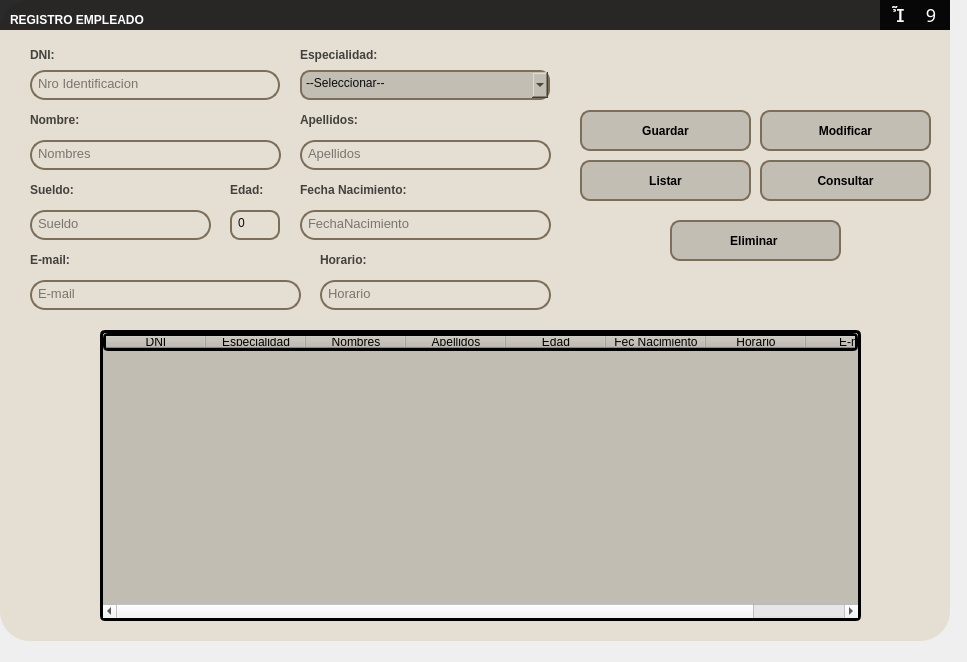
<?xml version="1.0" encoding="UTF-8"?>
<ui version="4.0">
 <class>MainWindow</class>
 <widget class="QMainWindow" name="MainWindow">
  <property name="geometry">
   <rect>
    <x>0</x>
    <y>0</y>
    <width>967</width>
    <height>662</height>
   </rect>
  </property>
  <property name="windowTitle">
   <string>MainWindow</string>
  </property>
  <widget class="QWidget" name="centralwidget">
   <widget class="QWidget" name="widget" native="true">
    <property name="geometry">
     <rect>
      <x>-20</x>
      <y>-20</y>
      <width>1000</width>
      <height>671</height>
     </rect>
    </property>
    <property name="styleSheet">
     <string notr="true">QPushButton#Insertar{
	background-color: qlineargradient(spread:pad, x1:0, y1:0, x2:1, y2:0, stop:0 rgba(11,131,120,219), stop:1 rgba(85,98,112,226));
	color:rgba(255,255,255,210);
	border-radius:5px;
}

QPushButton#Insertar:hover{
	background-color: qlineargradient(spread:pad, x1:0, y1:0, x2:1, y2:0, stop:0 rgba(150,123,111,219), stop:1 rgba(85,81,84,226));

}

QPushButton#Insertar:pressed{
	padding-left:5px;
	padding-top:5px;
	background-color:rgba(150,123,111,255);
}

QPushButton#btnListar{
	background-color: qlineargradient(spread:pad, x1:0, y1:0, x2:1, y2:0, stop:0  #efa114, stop:1 #fccc7c );
	color:rgba(255,255,255,210);
	border:5px solid #00000;
}

QPushButton#btnListar:hover{
	background-color: qlineargradient(spread:pad, x1:0, y1:0, x2:1, y2:0, stop:0 rgba(150,123,111,219), stop:1 rgba(85,81,84,226));
	border: 2px solid #FFFFFF;

}

QPushButton#btnListar:pressed{
	padding-left:5px;
	padding-top:5px;
	background-color:rgba(150,123,111,255);
}

QPushButton#btnGuardar{
	background-color: qlineargradient(spread:pad, x1:0, y1:0, x2:1, y2:0, stop:0 #efa114, stop:1 #fccc7c );
	color:rgba(255,255,255,210);
	border:5px solid #00000;
}

QPushButton#btnGuardar:hover{
	background-color: qlineargradient(spread:pad, x1:0, y1:0, x2:1, y2:0, stop:0 rgba(150,123,111,219), stop:1 rgba(85,81,84,226));
	border: 2px solid #FFFFFF;

}

QPushButton#btnGuardar:pressed{
	padding-left:5px;
	padding-top:5px;
	background-color: #efa114;
}

QPushButton#btnModificar{
	background-color: qlineargradient(spread:pad, x1:0, y1:0, x2:1, y2:0, stop:0 #efa114, stop:1 #fccc7c );
	color:rgba(255,255,255,210);
	border:5px solid #00000;
}

QPushButton#btnModificar:hover{
	background-color: qlineargradient(spread:pad, x1:0, y1:0, x2:1, y2:0, stop:0 rgba(150,123,111,219), stop:1 rgba(85,81,84,226));
	border: 2px solid #FFFFFF;

}

QPushButton#btnModificar:pressed{
	padding-left:5px;
	padding-top:5px;
	background-color: #efa114;
}

QPushButton#btnConsultar{
	background-color: qlineargradient(spread:pad, x1:0, y1:0, x2:1, y2:0, stop:0 #efa114, stop:1 #fccc7c );
	color:rgba(255,255,255,210);
	border:5px solid #00000;
}

QPushButton#btnConsultar:hover{
	background-color: qlineargradient(spread:pad, x1:0, y1:0, x2:1, y2:0, stop:0 rgba(150,123,111,219), stop:1 rgba(85,81,84,226));
	border: 2px solid #FFFFFF;

}

QPushButton#btnConsultar:pressed{
	padding-left:5px;
	padding-top:5px;
	background-color: #efa114;
}

QPushButton#btnEliminar{
	background-color: qlineargradient(spread:pad, x1:0, y1:0, x2:1, y2:0, stop:0 #efa114, stop:1 #fccc7c );
	color:rgba(255,255,255,210);
	border:5px solid #00000;
}

QPushButton#btnEliminar:hover{
	background-color: qlineargradient(spread:pad, x1:0, y1:0, x2:1, y2:0, stop:0 rgba(150,123,111,219), stop:1 rgba(85,81,84,226));
	border: 2px solid #FFFFFF;

}

QPushButton#btnEliminar:pressed{
	padding-left:5px;
	padding-top:5px;
	background-color: #efa114;
}




</string>
    </property>
    <widget class="QLabel" name="label">
     <property name="geometry">
      <rect>
       <x>20</x>
       <y>20</y>
       <width>950</width>
       <height>641</height>
      </rect>
     </property>
     <property name="styleSheet">
      <string notr="true">background-color:#e4ded3;
border-radius:30px</string>
     </property>
     <property name="text">
      <string/>
     </property>
    </widget>
    <widget class="QWidget" name="widget_2" native="true">
     <property name="geometry">
      <rect>
       <x>20</x>
       <y>20</y>
       <width>950</width>
       <height>30</height>
      </rect>
     </property>
     <property name="styleSheet">
      <string notr="true">background-color:rgba(0,0,0,210);
</string>
     </property>
     <widget class="QWidget" name="horizontalWidget_3" native="true">
      <property name="geometry">
       <rect>
        <x>880</x>
        <y>0</y>
        <width>70</width>
        <height>30</height>
       </rect>
      </property>
      <property name="styleSheet">
       <string notr="true">QPushButton{
	background-color:rgba(0,0,0,0);
	color:rgb(255,255,255);
	border-radius:1px;
	font-size:18px;
	font-family:dripicons-v2;
}

QPushButton:hover{
	background-color:rgb(49,48,53)
}

QPushButton#cerrar:hover{
	background-color:rgb(232,17,25)
}

QpushButton:pressed{
	padding-top:5px;
 	padding-left:5px;
}
</string>
      </property>
      <layout class="QHBoxLayout" name="horizontalLayout_3">
       <property name="spacing">
        <number>0</number>
       </property>
       <property name="leftMargin">
        <number>0</number>
       </property>
       <property name="topMargin">
        <number>0</number>
       </property>
       <property name="rightMargin">
        <number>0</number>
       </property>
       <property name="bottomMargin">
        <number>0</number>
       </property>
       <item>
        <widget class="QPushButton" name="btnMinizar">
         <property name="minimumSize">
          <size>
           <width>30</width>
           <height>30</height>
          </size>
         </property>
         <property name="maximumSize">
          <size>
           <width>30</width>
           <height>30</height>
          </size>
         </property>
         <property name="text">
          <string></string>
         </property>
        </widget>
       </item>
       <item>
        <widget class="QPushButton" name="btnCerrar">
         <property name="minimumSize">
          <size>
           <width>30</width>
           <height>30</height>
          </size>
         </property>
         <property name="maximumSize">
          <size>
           <width>30</width>
           <height>30</height>
          </size>
         </property>
         <property name="text">
          <string>9</string>
         </property>
        </widget>
       </item>
      </layout>
     </widget>
    </widget>
    <widget class="QLabel" name="label_2">
     <property name="geometry">
      <rect>
       <x>30</x>
       <y>25</y>
       <width>200</width>
       <height>30</height>
      </rect>
     </property>
     <property name="font">
      <font>
       <pointsize>9</pointsize>
       <weight>75</weight>
       <bold>true</bold>
      </font>
     </property>
     <property name="styleSheet">
      <string notr="true">color:rgba(255,255,255,255)</string>
     </property>
     <property name="text">
      <string>REGISTRO EMPLEADO</string>
     </property>
    </widget>
    <widget class="QLabel" name="label_4">
     <property name="geometry">
      <rect>
       <x>50</x>
       <y>65</y>
       <width>151</width>
       <height>20</height>
      </rect>
     </property>
     <property name="font">
      <font>
       <pointsize>9</pointsize>
       <weight>75</weight>
       <bold>true</bold>
      </font>
     </property>
     <property name="styleSheet">
      <string notr="true">color:rgba(0,0,0,180)</string>
     </property>
     <property name="text">
      <string>DNI:</string>
     </property>
    </widget>
    <widget class="QLabel" name="label_5">
     <property name="geometry">
      <rect>
       <x>50</x>
       <y>130</y>
       <width>71</width>
       <height>20</height>
      </rect>
     </property>
     <property name="font">
      <font>
       <pointsize>9</pointsize>
       <weight>75</weight>
       <bold>true</bold>
      </font>
     </property>
     <property name="styleSheet">
      <string notr="true">color:rgba(0,0,0,180)</string>
     </property>
     <property name="text">
      <string>Nombre:</string>
     </property>
    </widget>
    <widget class="QLabel" name="label_7">
     <property name="geometry">
      <rect>
       <x>250</x>
       <y>200</y>
       <width>61</width>
       <height>20</height>
      </rect>
     </property>
     <property name="font">
      <font>
       <pointsize>9</pointsize>
       <weight>75</weight>
       <bold>true</bold>
      </font>
     </property>
     <property name="styleSheet">
      <string notr="true">color:rgba(0,0,0,180)</string>
     </property>
     <property name="text">
      <string>Edad:</string>
     </property>
    </widget>
    <widget class="QLineEdit" name="txtNroIdentificacion">
     <property name="geometry">
      <rect>
       <x>50</x>
       <y>90</y>
       <width>250</width>
       <height>30</height>
      </rect>
     </property>
     <property name="font">
      <font>
       <pointsize>10</pointsize>
      </font>
     </property>
     <property name="styleSheet">
      <string notr="true">background-color:rgba(0,0,0,0);
border:1.5px solid #7c6e59;
border-radius:15px;
color:rgba(0,0,0,240);
padding-bottom:4px;
padding-left:4px</string>
     </property>
     <property name="text">
      <string/>
     </property>
     <property name="placeholderText">
      <string>Nro Identificacion</string>
     </property>
    </widget>
    <widget class="QLineEdit" name="txtNombre">
     <property name="geometry">
      <rect>
       <x>50</x>
       <y>160</y>
       <width>251</width>
       <height>30</height>
      </rect>
     </property>
     <property name="font">
      <font>
       <pointsize>10</pointsize>
      </font>
     </property>
     <property name="styleSheet">
      <string notr="true">background-color:rgba(0,0,0,0);
border:1.5px solid #7c6e59;
border-radius:15px;
color:rgba(0,0,0,240);
padding-bottom:4px;
padding-left:4px</string>
     </property>
     <property name="text">
      <string/>
     </property>
     <property name="placeholderText">
      <string>Nombres</string>
     </property>
    </widget>
    <widget class="QPushButton" name="btnGuardar">
     <property name="geometry">
      <rect>
       <x>600</x>
       <y>130</y>
       <width>171</width>
       <height>41</height>
      </rect>
     </property>
     <property name="font">
      <font>
       <pointsize>9</pointsize>
       <weight>75</weight>
       <bold>true</bold>
      </font>
     </property>
     <property name="styleSheet">
      <string notr="true">QPushButton{
background-color: rgb(195, 190, 180);
	color: rgb(0, 0, 0);
	border-radius:10px;
	border:1.5px solid #7c6e59;
}

QPushButton:hover{
background-color: rgb(218, 212, 202);
	border:1.5px solid #7c6e59;
}

QPushButton:pressed{
	padding-left:5px;
	padding-top:5px;
	background-color: rgb(195, 190, 180);
	border:1.5px solid #7c6e59;

}</string>
     </property>
     <property name="text">
      <string>Guardar</string>
     </property>
    </widget>
    <widget class="QPushButton" name="btnListar">
     <property name="geometry">
      <rect>
       <x>600</x>
       <y>180</y>
       <width>171</width>
       <height>41</height>
      </rect>
     </property>
     <property name="font">
      <font>
       <pointsize>9</pointsize>
       <weight>75</weight>
       <bold>true</bold>
      </font>
     </property>
     <property name="styleSheet">
      <string notr="true">QPushButton{
background-color: rgb(195, 190, 180);
	color: rgb(0, 0, 0);
	border-radius:10px;
	border:1.5px solid #7c6e59;
}

QPushButton:hover{
background-color: rgb(218, 212, 202);
	border:1.5px solid #7c6e59;
}

QPushButton:pressed{
	padding-left:5px;
	padding-top:5px;
	background-color: rgb(195, 190, 180);
	border:1.5px solid #7c6e59;

}</string>
     </property>
     <property name="text">
      <string>Listar</string>
     </property>
    </widget>
    <widget class="QLineEdit" name="txtHorario">
     <property name="geometry">
      <rect>
       <x>340</x>
       <y>300</y>
       <width>231</width>
       <height>30</height>
      </rect>
     </property>
     <property name="font">
      <font>
       <pointsize>10</pointsize>
      </font>
     </property>
     <property name="styleSheet">
      <string notr="true">background-color:rgba(0,0,0,0);
border:1.5px solid #7c6e59;
border-radius:15px;
color:rgba(0,0,0,240);
padding-bottom:4px;
padding-left:4px</string>
     </property>
     <property name="text">
      <string/>
     </property>
     <property name="placeholderText">
      <string>Horario</string>
     </property>
    </widget>
    <widget class="QLabel" name="label_8">
     <property name="geometry">
      <rect>
       <x>340</x>
       <y>270</y>
       <width>81</width>
       <height>20</height>
      </rect>
     </property>
     <property name="font">
      <font>
       <pointsize>9</pointsize>
       <weight>75</weight>
       <bold>true</bold>
      </font>
     </property>
     <property name="styleSheet">
      <string notr="true">color:rgba(0,0,0,180)</string>
     </property>
     <property name="text">
      <string>Horario:</string>
     </property>
    </widget>
    <widget class="QLineEdit" name="txtFecNacimiento">
     <property name="geometry">
      <rect>
       <x>320</x>
       <y>230</y>
       <width>251</width>
       <height>30</height>
      </rect>
     </property>
     <property name="font">
      <font>
       <pointsize>10</pointsize>
      </font>
     </property>
     <property name="styleSheet">
      <string notr="true">background-color:rgba(0,0,0,0);
border:1.5px solid #7c6e59;
border-radius:15px;
color:rgba(0,0,0,240);
padding-bottom:4px;
padding-left:4px</string>
     </property>
     <property name="text">
      <string/>
     </property>
     <property name="placeholderText">
      <string>FechaNacimiento</string>
     </property>
    </widget>
    <widget class="QLabel" name="label_9">
     <property name="geometry">
      <rect>
       <x>320</x>
       <y>200</y>
       <width>141</width>
       <height>20</height>
      </rect>
     </property>
     <property name="font">
      <font>
       <pointsize>9</pointsize>
       <weight>75</weight>
       <bold>true</bold>
      </font>
     </property>
     <property name="styleSheet">
      <string notr="true">color:rgba(0,0,0,180)</string>
     </property>
     <property name="text">
      <string>Fecha Nacimiento:</string>
     </property>
    </widget>
    <widget class="QLineEdit" name="txtSueldo">
     <property name="geometry">
      <rect>
       <x>50</x>
       <y>230</y>
       <width>181</width>
       <height>30</height>
      </rect>
     </property>
     <property name="font">
      <font>
       <pointsize>10</pointsize>
      </font>
     </property>
     <property name="styleSheet">
      <string notr="true">background-color:rgba(0,0,0,0);
border:1.5px solid #7c6e59;
border-radius:15px;
color:rgba(0,0,0,240);
padding-bottom:4px;
padding-left:4px</string>
     </property>
     <property name="text">
      <string/>
     </property>
     <property name="placeholderText">
      <string>Sueldo</string>
     </property>
    </widget>
    <widget class="QLabel" name="label_10">
     <property name="geometry">
      <rect>
       <x>50</x>
       <y>200</y>
       <width>81</width>
       <height>20</height>
      </rect>
     </property>
     <property name="font">
      <font>
       <pointsize>9</pointsize>
       <weight>75</weight>
       <bold>true</bold>
      </font>
     </property>
     <property name="styleSheet">
      <string notr="true">color:rgba(0,0,0,180)</string>
     </property>
     <property name="text">
      <string>Sueldo:</string>
     </property>
    </widget>
    <widget class="QTableWidget" name="tableWidget">
     <property name="geometry">
      <rect>
       <x>120</x>
       <y>350</y>
       <width>761</width>
       <height>291</height>
      </rect>
     </property>
     <property name="sizePolicy">
      <sizepolicy hsizetype="Expanding" vsizetype="Expanding">
       <horstretch>0</horstretch>
       <verstretch>0</verstretch>
      </sizepolicy>
     </property>
     <property name="styleSheet">
      <string notr="true">border-radius:5px;
background-color: rgb(194, 189, 179);
border: 3px solid  #000000;
</string>
     </property>
     <column>
      <property name="text">
       <string>DNI</string>
      </property>
     </column>
     <column>
      <property name="text">
       <string>Especialidad</string>
      </property>
     </column>
     <column>
      <property name="text">
       <string>Nombres</string>
      </property>
     </column>
     <column>
      <property name="text">
       <string>Apellidos</string>
      </property>
     </column>
     <column>
      <property name="text">
       <string>Edad</string>
      </property>
     </column>
     <column>
      <property name="text">
       <string>Fec Nacimiento</string>
      </property>
     </column>
     <column>
      <property name="text">
       <string>Horario</string>
      </property>
     </column>
     <column>
      <property name="text">
       <string>E-mail</string>
      </property>
     </column>
    </widget>
    <widget class="QPushButton" name="btnModificar">
     <property name="geometry">
      <rect>
       <x>780</x>
       <y>130</y>
       <width>171</width>
       <height>41</height>
      </rect>
     </property>
     <property name="font">
      <font>
       <pointsize>9</pointsize>
       <weight>75</weight>
       <bold>true</bold>
      </font>
     </property>
     <property name="styleSheet">
      <string notr="true">QPushButton{
background-color: rgb(195, 190, 180);
	color: rgb(0, 0, 0);
	border-radius:10px;
	border:1.5px solid #7c6e59;
}

QPushButton:hover{
background-color: rgb(218, 212, 202);
	border:1.5px solid #7c6e59;
}

QPushButton:pressed{
	padding-left:5px;
	padding-top:5px;
	background-color: rgb(195, 190, 180);
	border:1.5px solid #7c6e59;

}</string>
     </property>
     <property name="text">
      <string>Modificar</string>
     </property>
    </widget>
    <widget class="QPushButton" name="btnConsultar">
     <property name="geometry">
      <rect>
       <x>780</x>
       <y>180</y>
       <width>171</width>
       <height>41</height>
      </rect>
     </property>
     <property name="font">
      <font>
       <pointsize>9</pointsize>
       <weight>75</weight>
       <bold>true</bold>
      </font>
     </property>
     <property name="styleSheet">
      <string notr="true">QPushButton{
background-color: rgb(195, 190, 180);
	color: rgb(0, 0, 0);
	border-radius:10px;
	border:1.5px solid #7c6e59;
}

QPushButton:hover{
background-color: rgb(218, 212, 202);
	border:1.5px solid #7c6e59;
}

QPushButton:pressed{
	padding-left:5px;
	padding-top:5px;
	background-color: rgb(195, 190, 180);
	border:1.5px solid #7c6e59;

}</string>
     </property>
     <property name="text">
      <string>Consultar</string>
     </property>
    </widget>
    <widget class="QPushButton" name="btnEliminar">
     <property name="geometry">
      <rect>
       <x>690</x>
       <y>240</y>
       <width>171</width>
       <height>41</height>
      </rect>
     </property>
     <property name="font">
      <font>
       <pointsize>9</pointsize>
       <weight>75</weight>
       <bold>true</bold>
      </font>
     </property>
     <property name="styleSheet">
      <string notr="true">QPushButton{
background-color: rgb(195, 190, 180);
	color: rgb(0, 0, 0);
	border-radius:10px;
	border:1.5px solid #7c6e59;
}

QPushButton:hover{
background-color: rgb(218, 212, 202);
	border:1.5px solid #7c6e59;
}

QPushButton:pressed{
	padding-left:5px;
	padding-top:5px;
	background-color: rgb(195, 190, 180);
	border:1.5px solid #7c6e59;

}</string>
     </property>
     <property name="text">
      <string>Eliminar </string>
     </property>
    </widget>
    <widget class="QLabel" name="label_19">
     <property name="geometry">
      <rect>
       <x>320</x>
       <y>65</y>
       <width>161</width>
       <height>20</height>
      </rect>
     </property>
     <property name="font">
      <font>
       <pointsize>9</pointsize>
       <weight>75</weight>
       <bold>true</bold>
      </font>
     </property>
     <property name="styleSheet">
      <string notr="true">color:rgba(0,0,0,180)</string>
     </property>
     <property name="text">
      <string>Especialidad:</string>
     </property>
    </widget>
    <widget class="QComboBox" name="cboEspecialidad">
     <property name="geometry">
      <rect>
       <x>320</x>
       <y>90</y>
       <width>250</width>
       <height>30</height>
      </rect>
     </property>
     <property name="styleSheet">
      <string notr="true">background-color: rgb(195, 190, 180);
border:1.5px solid #7c6e59;
border-radius:10px;
color:rgba(0,0,0,240);
padding-bottom:4px;
padding-left:4px</string>
     </property>
     <property name="editable">
      <bool>false</bool>
     </property>
     <property name="currentText">
      <string>--Seleccionar--</string>
     </property>
     <property name="currentIndex">
      <number>0</number>
     </property>
     <item>
      <property name="text">
       <string>--Seleccionar--</string>
      </property>
     </item>
    </widget>
    <widget class="QLabel" name="label_6">
     <property name="geometry">
      <rect>
       <x>320</x>
       <y>130</y>
       <width>91</width>
       <height>20</height>
      </rect>
     </property>
     <property name="font">
      <font>
       <pointsize>9</pointsize>
       <weight>75</weight>
       <bold>true</bold>
      </font>
     </property>
     <property name="styleSheet">
      <string notr="true">color:rgba(0,0,0,180)</string>
     </property>
     <property name="text">
      <string>Apellidos:</string>
     </property>
    </widget>
    <widget class="QLineEdit" name="txtApellido">
     <property name="geometry">
      <rect>
       <x>320</x>
       <y>160</y>
       <width>251</width>
       <height>30</height>
      </rect>
     </property>
     <property name="font">
      <font>
       <pointsize>10</pointsize>
      </font>
     </property>
     <property name="styleSheet">
      <string notr="true">background-color:rgba(0,0,0,0);
border:1.5px solid #7c6e59;
border-radius:15px;
color:rgba(0,0,0,240);
padding-bottom:4px;
padding-left:4px</string>
     </property>
     <property name="text">
      <string/>
     </property>
     <property name="placeholderText">
      <string>Apellidos</string>
     </property>
    </widget>
    <widget class="QSpinBox" name="spnEdad">
     <property name="geometry">
      <rect>
       <x>250</x>
       <y>230</y>
       <width>50</width>
       <height>30</height>
      </rect>
     </property>
     <property name="styleSheet">
      <string notr="true">background-color:rgba(0,0,0,0);
border:1.5px solid #7c6e59;
border-radius:10px;
color:rgba(0,0,0,240);
padding-bottom:4px;
padding-left:4px</string>
     </property>
    </widget>
    <widget class="QLabel" name="label_11">
     <property name="geometry">
      <rect>
       <x>50</x>
       <y>270</y>
       <width>81</width>
       <height>20</height>
      </rect>
     </property>
     <property name="font">
      <font>
       <pointsize>9</pointsize>
       <weight>75</weight>
       <bold>true</bold>
      </font>
     </property>
     <property name="styleSheet">
      <string notr="true">color:rgba(0,0,0,180)</string>
     </property>
     <property name="text">
      <string>E-mail:</string>
     </property>
    </widget>
    <widget class="QLineEdit" name="txtHorario_2">
     <property name="geometry">
      <rect>
       <x>50</x>
       <y>300</y>
       <width>271</width>
       <height>30</height>
      </rect>
     </property>
     <property name="font">
      <font>
       <pointsize>10</pointsize>
      </font>
     </property>
     <property name="styleSheet">
      <string notr="true">background-color:rgba(0,0,0,0);
border:1.5px solid #7c6e59;
border-radius:15px;
color:rgba(0,0,0,240);
padding-bottom:4px;
padding-left:4px</string>
     </property>
     <property name="text">
      <string/>
     </property>
     <property name="placeholderText">
      <string>E-mail</string>
     </property>
    </widget>
   </widget>
  </widget>
 </widget>
 <resources/>
 <connections/>
</ui>
